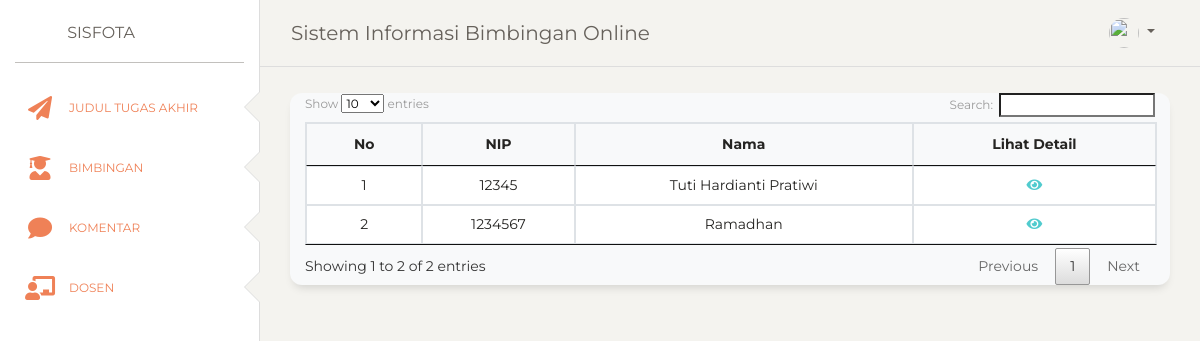
The app's page /index.php/mahasiswa/dosen with its own data.
### tables this page shows
CREATE TABLE `pembimbing` (
  `id_pem` int(11) NOT NULL,
  `id_bim` int(11) NOT NULL,
  `nip` varchar(20) NOT NULL,
  `nama` varchar(100) NOT NULL,
  `alamat` text NOT NULL,
  `nmr_tlp` varchar(13) NOT NULL,
  `email` varchar(100) NOT NULL,
  `foto` varchar(225) NOT NULL,
  `password` varchar(225) NOT NULL,
  `status` int(2) NOT NULL
);

### application/controllers/Mahasiswa.php (called while the page is built, shortened)
<?php
class Mahasiswa extends CI_Controller{
	function __construct()	{
	   $this->load->model('m_mahasiswa');
	    $this->load->model('m_bimbingan');
	     $this->load->model('m_komentar');
	}
public function dosen()
{
		$data['judul'] = "Komentar";
		$data['lihat'] = $this->db->get_where('komentar',array('id_mhs'=> $this->session->userdata('nim')))->result_array();
 		$data['user'] = $this->db->get_where('mahasiswa',['nim' =>
		$this->session->userdata('nim')])->row_array();
		$data['dosen'] = $this->m_bimbingan->dataDosen();
        $this->load->view('mahasiswa/dashboard-nav',$data);
		$this->load->view('mahasiswa/dataDosen',$data);
		$this->load->view('mahasiswa/footer');
}
}

### index.php (called while the page is built, shortened)
<?php
require_once BASEPATH.'core/CodeIgniter.php';

### application/models/M_bimbingan.php (called while the page is built, shortened)
<?php
class m_bimbingan extends CI_Model{
  function dataDosen(){
   return $this->db->get('pembimbing')->result_array();
  }
}
?>

### application/views/mahasiswa/dataDosen.php (the view)
<div class="content">
        <div class="row">
          <div class="col-sm-12">
            <div class="card bg-light mb-3" style="max-width: 100%;">
<div class="col-sm-12">
  <table id="tabel" class=" table-bordered" cellspacing="0" width="100%">
    <thead style="text-align: center;">
    <tr>
      <th>No</th>
      <th>NIP</th>
      <th>Nama</th>
      <th>Lihat Detail</th>
    </tr>
    </thead>
    <tbody style="text-align: center;">
      <?php
    $id_judul = 1;
    foreach($dosen as $row) { ?>
      <tr>
      <td><?=$id_judul++ ?></td>
      <td><?=$row['nip']; ?></td>
      <td><?=$row['nama']; ?></td>
      <td>
        <a href="<?= base_url();?>mahasiswaDosen/Detail/<?=$row['id_pem'];?>"><span class="fas fa-fw fa-eye" title="Edit"></span></a>
      </td>
    </tr>
    <?php } ?>
    </tbody>
    </table>
  </div>
</div>
 </div>
</div>
</div>

### assets/fa/css/all.css (style rules this page uses)
.fa, .fas, .far, .fal, .fad, .fab { -moz-osx-font-smoothing: grayscale; -webkit-font-smoothing: antialiased; display: inline-block; font-style: normal; font-variant: normal; text-rendering: auto; line-height: 1; }
.fa-fw { text-align: center; width: 1.25em; }
.fa-eye:before { content: "\f06e"; }
.fa, .fas { font-family: 'Font Awesome 5 Free'; font-weight: 900; }

### records on screen
pembimbing: nip "12345", nama "Tuti Hardianti Pratiwi"
pembimbing: nip "1234567", nama "Ramadhan"
